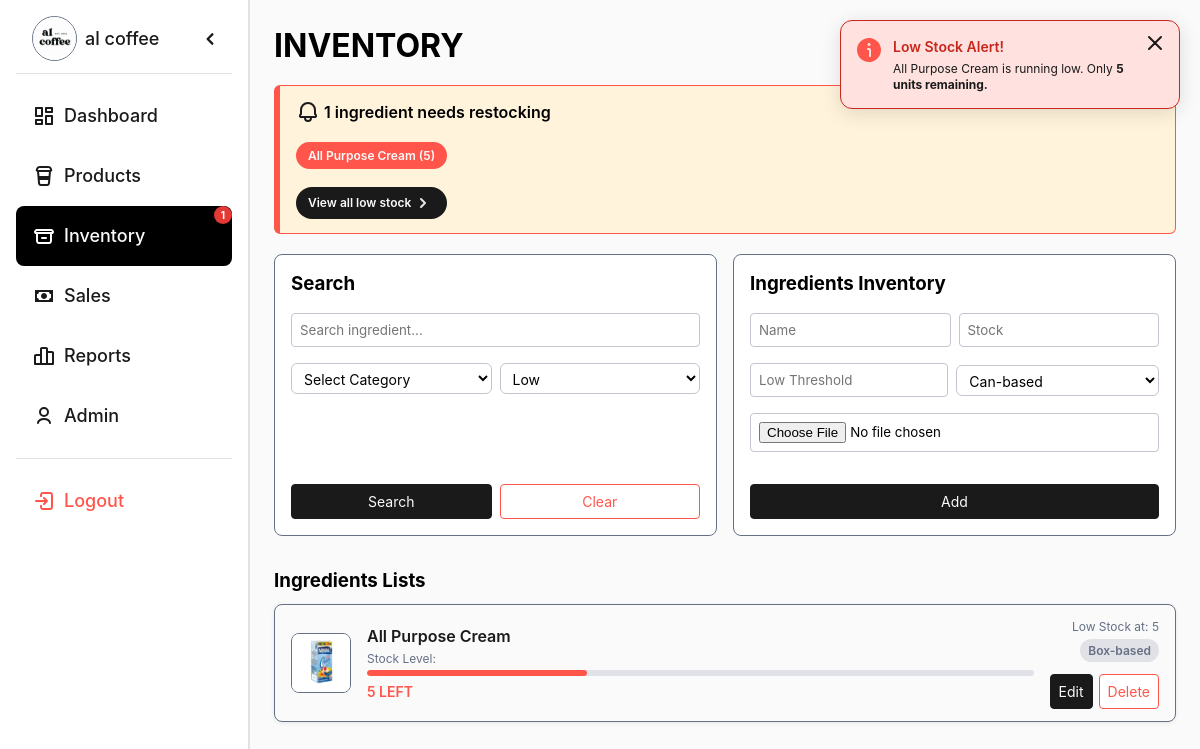
The page /package/admin/inventory.php?stock_level=low (signed in) on the database its author committed.
### tables this page shows
CREATE TABLE IF NOT EXISTS `ingredients` (
  `ingredient_id` int NOT NULL AUTO_INCREMENT,
  `ingredient_name` varchar(255) DEFAULT NULL,
  `stock` int DEFAULT NULL,
  `low_stock_threshold` int DEFAULT NULL,
  `unit` varchar(50) DEFAULT 'pcs',
  `image` varchar(255) DEFAULT NULL,
  PRIMARY KEY (`ingredient_id`)
);

### package/admin/inventory.php (the view, shortened to what this page needs)
<?php
$conn = new mysqli("localhost", "root", "", "login");
$search     = trim($_GET['search']      ?? '');
$stockLevel = trim($_GET['stock_level'] ?? '');
$conditions = [];
if ($stockLevel === 'low') {
    $conditions[] = "stock <= low_stock_threshold";
} elseif ($stockLevel === 'mid') {
    $conditions[] = "stock > low_stock_threshold AND stock <= low_stock_threshold * 3";
} elseif ($stockLevel === 'high') {
    $conditions[] = "stock > low_stock_threshold * 3";
}
$sql = "SELECT * FROM ingredients";
if (!empty($conditions)) {
    $sql .= " WHERE " . implode(" AND ", $conditions);
}
$ingStmt = $conn->prepare($sql);
$ingStmt->execute();
$ingredients = $ingStmt->get_result();
$lowStockAlerts = [];
$lowIngStmt = $conn->prepare("
    SELECT ingredient_name AS label, stock, low_stock_threshold
    FROM ingredients
    WHERE stock <= low_stock_threshold
    ORDER BY ingredient_name
");
$lowIngStmt->execute();
$lowIngResult = $lowIngStmt->get_result();
while ($r = $lowIngResult->fetch_assoc()) {
    $lowStockAlerts[] = $r;
}
$unitOptions = ["Can-based", "Bottle-based", "Box-based", "Plastic-based", "Pack-based"];
$notif = null;
?>
<!DOCTYPE html>
<html lang="en">
<head>
    <link rel="stylesheet" href="../../resources/css/general.css">
    <link rel="stylesheet" href="../../resources/css/design_tokens/primitives.css">
    <link rel="stylesheet" href="../../resources/css/design_tokens/mapping.css">
    <link rel="stylesheet" href="../../resources/css/partials/header.css">
    <link rel="stylesheet" href="../../resources/css/partials/side_nav.css">
    <link rel="stylesheet" href="../../resources/css/main_interface.css">
     <link rel="stylesheet" href="../../resources/css/inventory.css">
</head>
<body>
<div class="container">
 <?php require '../partials/sidenav.php'; ?>
    <div class="main">
        <h1>INVENTORY</h1>
        <?php if (!empty($lowStockAlerts)): ?>
        <div id="low-stock-alert">
            <div class="alert-header alert-header--flex">
                    <img src="../../resources/images/icons/Communication/Bell.svg" alt="Notification">
               <p><?= count($lowStockAlerts) ?> ingredient<?= count($lowStockAlerts) > 1 ? 's' : '' ?>
                need<?= count($lowStockAlerts) === 1 ? 's' : '' ?> restocking
                </p>
            </div>
            <div class="alert-items alert-items--flex">
                <?php foreach ($lowStockAlerts as $alert): ?>
                    <span class="alert-tag"
                          title="Stock: <?= intval($alert['stock']) ?> / Threshold: <?= intval($alert['low_stock_threshold']) ?>">
                         <?= htmlspecialchars($alert['label']) ?> (<?= intval($alert['stock']) ?>)
                    </span>
                <?php endforeach; ?>
            </div>
            <div class="alert-count alert-count--flex">
                <a href="inventory.php?stock_level=low" class="banner_btn banner_btn--flex">
                    <p>View all low stock</p>
                    <img class="banner-img" src="../../resources/images/icons/Arrow/Chevron_Right_MD.svg" alt="Chevron Right">
                </a>
            </div>
        </div>
        <?php endif; ?>
         <div class="card-container card-container--grid">
    <div class="card card--flex">
         <h3>Search</h3>
        <form method="GET">
             <div class="input-btn-wrapper input-btn-wrapper--flex">
             <div class="input_wrapper input_wrapper--flex">
             <div class="input_group input_group--flex">
            <input type="text" name="search"
                   value="<?= htmlspecialchars($search) ?>"
                   placeholder="Search ingredient...">
             </div>
              <div class="input_group input_group--flex">
            <select name="category">
                <option value="">Select Category</option>
            </select>
            <select name="stock_level">
                <option value="low"  <?= $stockLevel === 'low'  ? 'selected' : '' ?>>Low</option>
            </select>
            </div>
             </div>
             <div class="input_group input_group--flex">
            <button type="submit" class="search-btn">Search</button>
            <a href="inventory.php" class="clear-btn">Clear</a>
             </div>
             </div>
        </form>
    </div>
         <div class="card card--flex">
        <h3>Ingredients Inventory</h3>
        <form method="POST" enctype="multipart/form-data">
             <div class="input-btn-wrapper input-btn-wrapper--flex">
             <div class="input_wrapper input_wrapper--flex">
             <div class="input_group input_group--flex">
            <input type="text"   name="ingredient_name"    placeholder="Name"          required>
            <input type="number" name="stock"               placeholder="Stock"   min="0" required>
            </div>
             <div class="input_group input_group--flex">
            <input type="number" name="low_stock_threshold" placeholder="Low Threshold" min="0" required>
            <select name="unit">
                <?php foreach ($unitOptions as $opt): ?>
                    <option value="<?= htmlspecialchars($opt) ?>"><?= htmlspecialchars($opt) ?></option>
                <?php endforeach; ?>
            </select>
             </div>
             <div class="input_group input_group--flex">
            <input type="file" name="image" accept="image/jpeg,image/png,image/gif,image/webp">
             </div>
              </div>
              <div class="input_group input_group--flex">
            <button class="add-btn" name="add_ingredient">Add</button>
              </div>
             </div>
        </form>
         </div>
    </div>
         <div class="grid-container">
         <h3>Ingredients Lists</h3>
        <div class="ingredient-grid">
            <?php while ($row = $ingredients->fetch_assoc()):
                if ($row['stock'] <= $row['low_stock_threshold']) {
                    $cls      = 'low';
                    $barClass = 'bar-low';
                } elseif ($row['stock'] <= $row['low_stock_threshold'] * 3) {
                    $cls      = 'mid';
                    $barClass = 'bar-mid';
                } else {
                    $cls      = 'high';
                    $barClass = 'bar-high';
                }
                $maxRef = max($row['low_stock_threshold'] * 3, 1);
                $pct    = min(100, round(($row['stock'] / $maxRef) * 100));
            ?>
            <div class="ingredient-card ingredient-card--flex">
                <?php if (!empty($row['image'])): ?>
                    <img src="../../resources/images/uploads/<?= htmlspecialchars($row['image']) ?>"
                         alt="<?= htmlspecialchars($row['ingredient_name']) ?>">
                <?php else: ?>
                    <div class="img-placeholder">📦</div>
                <?php endif; ?>
                <div class="card-info">
                    <div class="card-name"><?= htmlspecialchars($row['ingredient_name']) ?></div>
                    <div class="card-stock-label">Stock Level:</div>
                    <div class="stock-bar-wrap">
                        <div class="stock-bar-fill <?= $barClass ?>" style="width:<?= $pct ?>%"></div>
                    </div>
                    <div class="card-stock-count card-stock-count--flex <?= $cls ?>">
                     <?= intval($row['stock']) ?> LEFT
                    </div>
                </div>
            <div class="card-right-container card-right-container--flex">
                <div class="card-right card-right--flex">
                    <div class="card-limit">Low Stock at: <?= intval($row['low_stock_threshold']) ?></div>
                    <div class="card-unit"><?= htmlspecialchars($row['unit']) ?></div>
                </div>
                 <div class="card-actions">
                        <form method="POST" class="form-inline">
                            <button name="edit_ing" class="edit-btn">Edit</button>
                        </form>
                        <form method="POST" class="form-inline"
                              onsubmit="return confirm('Delete ingredient?')">
                            <button name="delete_ing" class="delete-btn">Delete</button>
                        </form>
                    </div>
            </div>
            </div>
            <?php endwhile; ?>
        </div>
        </div>
    </div>
</div>
<?php $hasNotifs = ($notif !== null) || !empty($lowStockAlerts); ?>
<?php if ($hasNotifs): ?>
<div id="notif-container">
    <?php foreach ($lowStockAlerts as $alert): ?>
    <div class="notif-card notif-card--flex notif-lowstock">
        <span class="notif-icon">
            <img src="../../resources/images/icons/Communication/fi-sr-info-warning.svg" alt="Note">
        </span>
        <div class="notif-body">
            <div class="notif-title">Low Stock Alert!</div>
            <div class="notif-msg">
                <?= htmlspecialchars($alert['label']) ?> is running low.
                Only <strong><?= intval($alert['stock']) ?> units remaining.</strong>
            </div>
        </div>
        <a href="inventory.php" class="notif-close-link">
            <img src="../../resources/images/icons/Menu/Close_MD.svg" alt="Close">
        </a>
    </div>
    <?php endforeach; ?>
</div>
<?php endif; ?>
</body>
</html>

### resources/css/general.css (style rules this page uses)
* { box-sizing: border-box; margin: 0; padding: 0; }

### resources/css/design_tokens/primitives.css (style rules this page uses)
:root { --val-minus-1: -0.0625rem; --val-null: 0rem; --val-05px: 0.03125rem; --val-1px: 0.0625rem; --val-2px: 0.125rem; --val-minus-2: -0.125rem; --val-4px: 0.25rem; --val-minus-4: -0.25rem; --val-6px: 0.375rem; --val-8px: 0.5rem; --val-10px: 0.625rem; --val-minus-10: -0.625rem; --val-12px: 0.75rem; --val-14px: 0.875rem; --val-16px: 1rem; --val-minus-16: -1rem; --val-18px: 1.125rem; --val-20px: 1.25rem; --val-22px: 1.375rem; --val-24px: 1.5rem; --val-minus-24: -1.5rem; --val-26px: 1.625rem; --val-28px: 1.75rem; --val-32px: 2rem; --val-36px: 2.25rem; --val-40px: 2.5rem; --val-44px: 2.75rem; --val-48px: 2.8125rem; --val-52px: 3.25rem; --val-56px: 3.5rem; --val-60px: 3.75rem; --val-64px: 4rem; --val-68px: 4.25rem; --val-72px: 4.5rem; --val-76px: 4.75rem; --val-80px: 5rem; --val-84px: 5.25rem; --val-88px: 5.5rem; --val-92px: 5.75rem; --val-94px: 5.875rem; --val-96px: 6rem; --val-114px: 7.125rem; --val-128px: 8rem; --val-256px: 16rem; --val-274px: 17.125rem; --val-512px: 32rem; --val-1024px: 64rem; --val-1200px: 75rem; --val-1600px: 100rem; --val-infinity: 9999rem; --lh-4XS: 0.875rem; --lh-3XS: 1.125rem; --lh-2XS: 1.25rem; --lh-XS: 1.5rem; --lh-SM: 1.75rem; --lh-MD: 2.125rem; --lh-LG: 3.25rem; --lh-LG-3X: 4rem; --lh-LG-4x: 5.25rem; --lh-LG-5X: 6.75rem; --lh-LG-6X: 8.25rem; --size-4XS: 0.5rem; --size-3XS: 0.625rem; --size-XXS: 0.75rem; --size-XS: 0.875rem; --size-SM: 1rem; --size-MD: 1.125rem; --size-LG: 1.25rem; --size-LG-1-5: 1.5rem; --size-LG-1-75: 1.75rem; --size-LG-2X: 2.25rem; --size-LG-3X: 3rem; --size-LG-4X: 4rem; --size-LG-5X: 4.5rem; --size-LG-6X: 6rem; --weight-LIGHT: 300; --weight-REGULAR: 400; --weight-MEDIUM: 500; --weight-SEMI-BOLD: 600; --weight-BOLD: 700; --tf-DISPLAY: Manrope, Inter, Arial; --tf-HEADING: Manrope, Inter, Arial; --tf-BODY: Inter, Manrope, Arial; --tf-CAPTION: Inter, Manrope, Arial; --accent-blue-25: #f5f9ff; --accent-blue-50: #ecf5ff; --accent-blue-100: #d7eaff; --accent-blue-200: #b0d4ff; --accent-blue-300: #88bfff; --accent-blue-400: #61aaff; --accent-blue-500: #3994ff; --accent-blue-600: #1873de; --accent-blue-700: #0053b5; --accent-blue-800: #00418e; --accent-blue-900: #002a5c; --accent-white-900: #ffffff; --gray-strong-25: #bcc3e3; --gray-strong-50: #9da6cb; --gray-strong-100: #8791b7; --gray-strong-200: #6a749c; --gray-strong-300: #475175; --gray-strong-400: #384162; --gray-strong-500: #2f3757; --gray-strong-600: #242a46; --gray-strong-700: #1b2037; --gray-strong-800: #151a2d; --gray-strong-900: #0e1223; --black-25: #f2f2f2; --black-50: #e6e6e6; --black-100: #cccccc; --black-200: #b3b3b3; --black-300: #999999; --black-400: #808080; --black-500: #666666; --black-600: #4d4d4d; --black-700: #333333; --black-800: #1a1a1a; --black-900: #000000; --gray-soft-25: #fafafa; --gray-soft-50: #f0f1f3; --gray-soft-100: #e0e2e7; --gray-soft-200: #c2c6ce; --gray-soft-300: #a3a9b6; --gray-soft-400: #858d9d; --gray-soft-500: #667085; --gray-soft-600: #59647a; --gray-soft-700: #525d73; --gray-soft-800: #4a556c; --gray-soft-900: #404a60; --positive-25: #f4fcf7; --positive-50: #e9faf0; --positive-100: #d3f4e0; --positive-200: #a7e9c1; --positive-300: #7bdfa3; --positive-400: #4fd484; --positive-500: #23c965; --positive-600: #08b94e; --positive-500: #02983e; --positive-700: #02983e; --positive-800: #00732e; --positive-900: #00481d; --negative-25: #fff8f7; --negative-50: #fff1f0; --negative-100: #ffe2e0; --negative-200: #ffc6c2; --negative-300: #ffa9a3; --negative-400: #ff8d85; --negative-500: #ff554a; --negative-600: #ea483d; --negative-700: #d7392e; --negative-800: #c8271c; --negative-900: #b71409; --warning-25: #fffcf6; --warning-50: #ff9ed; --warning-100: #fff3db; --warning-200: #ffe6b7; --warning-300: #ffda92; --warning-400: #ffcd6e; --warning-500: #ffc14a; --warning-600: #eba622; --warning-700: #d18a02; --warning-800: #9f6800; --warning-900: #5a3b00; }

### resources/css/main_interface.css (style rules this page uses)
body { background: var(--background-default); min-height: 100vh; min-height: 100svh; position: relative; }
.container { position: relative; flex-direction: row; }
.main { display: flex; flex-direction: column; padding: var(--padding-80px) var(--padding-16px) var(--padding-16px) var(--padding-16px); transition: padding 0.2s ease; }
@media (min-width: 767px) { .main { padding: var(--padding-24px) var(--padding-24px) var(--padding-24px) var(--padding-274px); } }

### rows shown on the page
ingredients: ingredient_name "All Purpose Cream", stock "5", image (picture), low_stock_threshold "5", unit "Box-based"

### other values the page prints
$lowStockCount "1"
count($lowStockAlerts) "1"
form field unit "Can-based"
